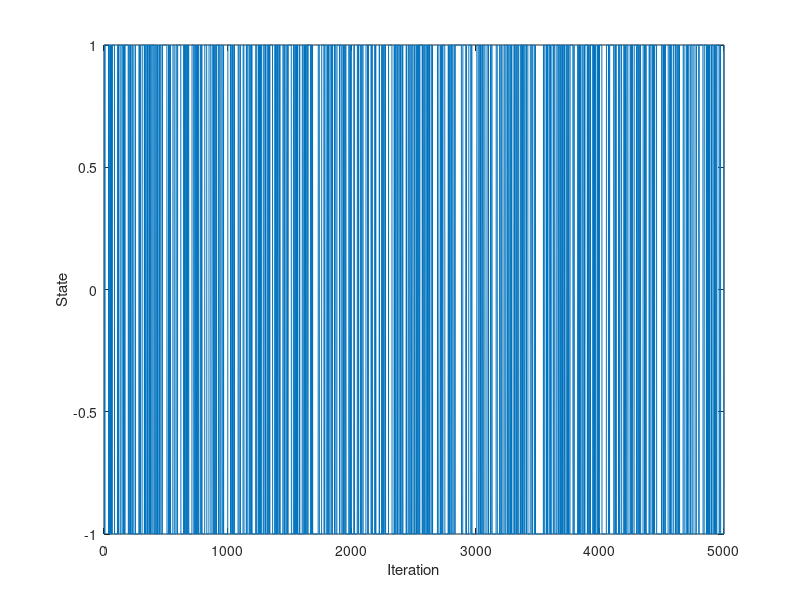

Reproduce this figure in MATLAB. (Note: this script raises an error after producing the figure.)
%
% Time series analysis
% Computer exercise 3  X
%
%
clear; 
close all;
% addpath('functions', '/data')     % Add this line to update the path
addpath('../functions', '../data')     % Add this line to update the path (Hanna)

%% Prep 1 - Kalman

% The Kalman filter

% Simulate N samples of a process to test our code
N = 1000;
A_sim = [1 -1.79 0.84];
e = 0.1*randn(N,1);
y = filter(A_sim, 1, e); % y is our simulated data (tested via pzmap that we got the poles in the right places)

% Define the state space equations
A = eye(2);
Re = [1e-6 0; 0 1e-6]; % State covariance matrix (We suspect zero values for parameters that don't change over time)
Rw = 0; % Observation variance, we think 0 for simulated data

% Set some initial values
xt_t1 = [0 0]'; % Initial state values: m0, expected value of x1 (WE CHANGED FROM xtt_1)
Rxx_1 = 10 * eye(2); % Initial state variance: Var X1, large V0 --> small trust in initial values

% Vectors to store values in
Xsave = zeros(2,N); % Stored states: For an AR(2) we have two hidden states, a1 and a2
ehat = zeros(1,N); % Prediction residual
yt1 = zeros(1,N); % One step prediction
yt2 = zeros(1,N); % Two step prediction

% The filter uses data up to time t-1 to predict value at t, then update
% using the prediction error. We start from t = 3, because we don't have
% the y values for t-3. We also stop at N - 2 as we don't have the true
% y-values for e.g. N + 1. 

for t=3:N-2
    Ct = [-y(t-1) -y(t-2)]; % C_{t | t-1}
    yhat(t) = Ct * xt_t1; % y_t{t | t-1}
    ehat(t) = y(t) - yhat(t); % e_t = y_t - y_{t | t-1}

    % Update
    Ryy = Ct * Rxx_1 * Ct' + Rw; % R^{yy}_{t | t-1}
    Kt = Rxx_1 * Ct' / Ryy; % K_t = Rxx{t| t-1} * Ct' * Ryy{t | t-1}
    xt_t = xt_t1 + Kt*ehat(t); %x_{t | t}
    Rxx = Rxx_1 - Kt * Ct * Rxx_1; % R^{xx}_{t | t}

    % Predict the next state
    xt_t1 = A * xt_t; % x_{t+1 | t}, don't forget to add B and U if needed
    Rxx_1 = A * Rxx * A' + Re; % R^{xx}_{t+1 | t}

    Xsave(:,t) = xt_t;

end

%% Prep 2 - Markov chain
clc;
close all;

% Simulate u_t where u_t is a Markov chain

% Define transition probabilities
p11 = 7/8;
p22 = 7/8;
p12 = 1/8;
p21 = 1/8; 

% Set number of interations
n = 5000;

% Preallocate a vector to store the states of the chain
u = zeros(1,n);

%Initialize state of the chain
state = 1;

% Simulate the chain
for t = 1:n
    u(t) = state; 

    % Draw a random number 
    r = rand();

    % Given state 1, transition to state 1 with prob p11
    % Given state 1, transition to state 2 with prob p12
    if state == 1 && r < p11
        state = 1; 
    elseif state == 1 && r >= p11
        state = -1;

    % Given state 2, transition to state 1 with prob p21
    % Given state 2, transition to state 2 with prob p22
    elseif state == -1 && r < p21
        state = 1;
    elseif state == -1 && r >= p21
        state = -1;

    end
end

% Plot state of chain at each iteration
plot(u)
xlabel('Iteration')
ylabel('State')

%% 2.1.1 Recursive least squares

load tar2.dat %AR(2) with one time-dependent param and one constant

load thx.dat %The correct parameter trajectories

figure(1);
subplot(211);
plot(tar2)
subplot(212);
plot(thx);


%% 2.1.2 Recursive estimation of A(z)
clc; 
close all; 


X = recursiveAR(2); %Already implemented algorithm recursive AR
X.ForgettingFactor = 0.9; %Setting values for parts of the algo, lambda here
X.InitialA = [1 0 0]; %Initial values of A here

for kk=1:length(tar2)
    [Aest(kk,:), yhat(kk)] = step(X, tar2(kk));
end

%Testing different values for lamdba and plotting the result -- lambda 0.9
%seems to be the best, but very volatile estimate. 

%Question: Why do we get a lower value with lambda 1 than what we should
%expect? 
figure(1);
subplot(211);
plot(Aest(:,2:3))
subplot(212);
plot(thx);

%% 2.1.3 Finding optimal lambda via least squares
clc; 
close all;

n = 100;
lambda_line = linspace(0.85,1,n); %Creating a row vector of n different lambdas between 0.85 and 1
ls2 = zeros(n,1); %Initial ls estimator
yhat = zeros(n,1); %Storage for yhat

for i = 1:length(lambda_line) %Re-run the algorithm for all different lambda estimates
    reset(X);
    X.ForgettingFactor = lambda_line(i);
    X.InitialA = [1 0 0];
    for kk = 1:length(tar2)
        [~, yhat(kk)] = step(X,tar2(kk)); 
    end
    ls2(i) = sum((tar2-yhat).^2); %Saving the least square term for each lambda

end

plot(lambda_line,ls2) %The best lambda will have the lowest ls2 value
[minls2, minindex] = min(ls2);
minlambda = lambda_line(minindex)

%% 2.2 Kalman filtering of time series
clc; 
close all;

% The Kalman filter
N = length(tar2);
y = tar2;

% Define the state space equations
A = eye(2);
Re = [0.004 0; 0 0]; % State covariance matrix (zero values for parameters that don't change over time)
Rw = 1.25; % Observation variance, we think 0 for simulated data

% Set some initial values
xt_t1 = [0 0]'; % Initial state values: m0, expected value of x1 (WE CHANGED FROM xtt_1)
Rxx_1 = 10 * eye(2); % Initial state variance: Var X1, large V0 --> small trust in initial values

% Vectors to store values in
Xsave = zeros(2,N); % Stored states: For an AR(2) we have two hidden states, a1 and a2
ehat = zeros(1,N); % Prediction residual
yt1 = zeros(1,N); % One step prediction
yt2 = zeros(1,N); % Two step prediction

% The filter uses data up to time t-1 to predict value at t, then update
% using the prediction error. We start from t = 3, because we don't have
% the y values for t-3. We also stop at N - 2 as we don't have the true
% y-values for e.g. N + 1. 

for t=3:N %Note that we're not using N-2 here. Why? 
    Ct = [-y(t-1) -y(t-2)]; % C_{t | t-1}
    yhat(t) = Ct * xt_t1; % y_t{t | t-1}
    ehat(t) = y(t) - yhat(t); % e_t = y_t - y_{t | t-1}

    % Update
    Ryy = Ct * Rxx_1 * Ct' + Rw; % R^{yy}_{t | t-1}
    Kt = Rxx_1 * Ct' / Ryy; % K_t = Rxx{t| t-1} * Ct' * Ryy{t | t-1}
    xt_t = xt_t1 + Kt*ehat(t); %x_{t | t}
    Rxx = Rxx_1 - Kt * Ct * Rxx_1; % R^{xx}_{t | t}

    % Predict the next state
    xt_t1 = A * xt_t; % x_{t+1 | t}, don't forget to add B and U if needed
    Rxx_1 = A * Rxx * A' + Re; % R^{xx}_{t+1 | t}

    Xsave(:,t) = xt_t;

end

figure(1);
subplot(211);
plot(Xsave')
subplot(212);
plot(thx);

%% 2.3 Using Kalman filter for 2-step prediction
close all;

% Simulating data
rng(0);
N = 10000;
ee = 0.1*randn(N,1);
A0 = [1 -0.8 0.2];
y = filter(1, A0, ee);

% Define the state space equations.
A = eye(2);
Re = [1e-7 0; 0 1e-7];
Rw = 0.1; %We got a better predictions with Rw = 1 and 10. 

% Set some initial values
xt_t1 = [0 0]'; % Initial state values: m0, expected value of x1 (WE CHANGED FROM xtt_1)
Rxx_1 = 10 * eye(2); % Initial state variance: Var X1, large V0 --> small trust in initial values

% Vectors to store values in
Xsave = zeros(2,N); % Stored states: For an AR(2) we have two hidden states, a1 and a2
ehat = zeros(1,N); % Prediction residual
yt1 = zeros(1,N); % One step prediction
yt2 = zeros(1,N); % Two step prediction

% The filter uses data up to time t-1 to predict value at t, then update
% using the prediction error. We start from t = 3, because we don't have
% the y values for t-3. We also stop at N - 2 as we don't have the true
% y-values for e.g. N + 1. 

for t=3:N-2 %Why N-2 and not -1?
    Ct = [-y(t-1) -y(t-2)]; % C_{t | t-1}
    yhat(t) = Ct * xt_t1; % y_t{t | t-1}
    ehat(t) = y(t) - yhat(t); % e_t = y_t - y_{t | t-1}

    % Update
    Ryy = Ct * Rxx_1 * Ct' + Rw; % R^{yy}_{t | t-1}
    Kt = Rxx_1 * Ct' / Ryy; % K_t = Rxx{t| t-1} * Ct' * Ryy{t | t-1}
    xt_t = xt_t1 + Kt*ehat(t); %x_{t | t}
    Rxx = Rxx_1 - Kt * Ct * Rxx_1; % R^{xx}_{t | t}

    % Predict the next state
    xt_t1 = A * xt_t; % x_{t+1 | t}, don't forget to add B and U if needed
    Rxx_1 = A * Rxx * A' + Re; % R^{xx}_{t+1 | t}

    % Form 2-step prediction
    Ct1 = [-y(t) -y(t-1)]; % C_{t+1 | t}
    yt1(t+1) = Ct1 * xt_t; % y_{t+1 | t} = C_{t+1|t} x_{t|t}, %this holds as 
    % x_t is assumed to be constant over time, 
    % i.e. the parameters are not changing in this case

    Ct2 = [-yt1(t+1) -y(t)]; %C_{t+2 | t} %Why does this work - having yt1 here?
    yt2(t+2) = Ct2 * xt_t; % y_{t+2|t} = C_{t+2|t} x_{t|t}
    
    Xsave(:,t) = xt_t;

end

figure(1)
plot(y(end-100-2:end-2))
hold on
plot(yt1(end-100-1:end-1),'g')
plot(yt2(end-100:end),'r')
hold off
legend('y', 'k=1', 'k=2')

figure(2)
plot(Xsave')

%Compute sum of ehat for last 200 samples, why not all? 
sum(ehat(end-200:end))
ehat1 = y(2:end)' - yt1(1:end-1);
ehat2 = y(3:end)' - yt2(1:end-2);
ehat1_sumsq = sum(ehat1(end-200:end).^2)
ehat2_sumsq = sum(ehat2(end-200:end).^2)

%% 2.4 Quality control of a process - simulate the process

% Initial values
b = 20;
sigma2e = 1;
sigma2v = 4;
N = 5000;
rng(0);

% Simulate x as an AR(1)
e = sqrt(sigma2e)*randn(N,1);
A = [1 -1];
x = filter(1, A, e);

% Simulate y = x + bu + v
v = sqrt(sigma2v)*randn(N,1);
y = zeros(N,1);

for t = 1:N
    y(t) = x(t) + b*u(t) + v(t);
end

%% 2.4 Continued, find x and b

% Define the state space equations.
A = eye(2);
Re = [1e-2 0; 0 0];
Rw = 1; 

% Set some initial values
xt_t1 = [0 15]'; % Initial state values
Rxx_1 = 10 * eye(2); % Initial state variance: Var X1, large V0 --> small trust in initial values

% Vectors to store values in
Xsave = zeros(2,N); % Stored states: For an AR(2) we have two hidden states, a1 and a2
ehat = zeros(1,N); % Prediction residual

for t=2:N
    Ct = [1 u(t)]; % C_{t | t-1}
    yhat(t) = Ct * xt_t1; % y_t{t | t-1} SHOULD WE INCORPORATE Vt?
    ehat(t) = y(t) - yhat(t); % e_t = y_t - y_{t | t-1}

    % Update
    Ryy = Ct * Rxx_1 * Ct' + Rw; % R^{yy}_{t | t-1}
    Kt = Rxx_1 * Ct' / Ryy; % K_t = Rxx{t| t-1} * Ct' * Ryy{t | t-1}
    xt_t = xt_t1 + Kt*ehat(t); %x_{t | t}
    Rxx = Rxx_1 - Kt * Ct * Rxx_1; % R^{xx}_{t | t}

    % Predict the next state
    xt_t1 = A * xt_t; % x_{t+1 | t}, don't forget to add B and U if needed
    Rxx_1 = A * Rxx * A' + Re; % R^{xx}_{t+1 | t}
    
    Xsave(:,t) = xt_t;

end

figure(1);
subplot(211);
plot(Xsave')
subplot(212);
plot(x);
yline(b);

%% 2.5 Recursive temperature modelling - Plot the data
close all;
clc;
clear;

load svedala94.mat

% Plot the data
figure(1)
y = svedala94;
plot(y)
figure(2)
y = svedala94;
T1 = linspace(datenum(1994,1,1),datenum(1994,12,31), length(svedala94)); % Get months on x-axis
plot(T1,y);
datetick('x');
title('Raw data')

%% 2.5.1 Recursive temperature modelling - Differentiate
close all; 

% Remove seasonality
D = [1 zeros(1,5) -1];
y_d = filter(D, 1, y); % Differentiate temperature with nabla 6
y_d = y_d(length(D):end); % Remove initial samples
T = linspace(datenum(1994,1,1),datenum(1994,12,31),length(y_d)); % Get months for x-axis

%Plot the data
figure(2)
plot(T,y_d)
datetick('x');
title('Differentiated data')

%% 2.5.2 Recursive temperature modelling - Fit ARMA
close all; 

% Fit ARMA(2,2) Do this for (i) entire year, (ii) January to March, (iii) June to August 
th = armax(y_d ,[2 2]);
th_winter = armax( y_d(1:540) ,[2 2]);
th_summer = armax( y_d(907:1458) ,[2 2]);

present(th)
present(th_winter)
present(th_summer) % Ma(2) not significant, much higher FPE

%% 2.5.3 recursiveARMA

% Polynomials from 2.5.2 
X = recursiveARMA([2 2]);
X.InitialA = [1 th_winter.A(2:end)];        % Use the parameters from winter as initial guess
X.InitialC = [1 th_winter.C(2:end)];        % Use the parameters from winter as initial guess
X.ForgettingFactor = 0.99;
for k=1:length( y_d )
    [Aest(k,:) ,Cest(k,:) ,yhat(k)] = step( X, y_d(k) );
end

subplot 311
plot(T1, svedala94 );
datetick( 'x')
subplot 312
plot(Aest(: ,2:3))
hold on
plot(repmat(th_winter.A(2:end),[length(y_d) 1]),'g:'); 
plot(repmat(th_summer.A(2:end),[length(y_d) 1]),'r:'); 
axis tight
title('A est')
hold off
subplot 313 
plot(Cest(:,2:3))
hold on
plot(repmat(th_winter.C(2:end),[length(y_d) 1]),'g:'); 
plot(repmat(th_summer.C(2:end),[length(y_d) 1]),'r:'); 
axis tight
title('C est')
hold off

% Does it converge to the same values as 
% A polynomial close to summer polynomial during months and converges to
% winter polynomial in the end
% C polynomial is not as good during summer months - makes sense as this
% was not that good of a model (high FPE)
% Yes th_winter and th_summer seem to be different proceess

%% 2.6 Recursive temperature modeling, ARMAX
clear; 
close all; 

% Looking at one part of data and removing the (constant) mean 
load svedala94
y = svedala94(850:1100);
figure(1)
plot(y)
axis tight
y_m = y - mean(y);
figure(2)
plot(y_m)
axis tight

%% 2.6.2 Signusoidal input ARMAX
close all;
% Instead of differentiation will use sinusoidal signal as input. 
% since the phase of the oscillation is unknown, we will use a combination 
% of a sine and a cosine signals.

t = (1:length(y_m))';
U = [sin(2*pi*t/6) cos(2*pi*t/6)];
% U = [sin(2*pi*t/6)];
Z = iddata(y_m,U);          % Data object of the data and the sinusoidal signal (input and data)
model = [3 [1 1] 4 [0 0]];  
% model = [3 [1] 4 [0]];   
       % [na [nb1 nb2] nc [nk1 nk2]];     
       % nb is coefficent before input signal (here cosinus and sinus)
       % nk is the shift (in this calse zero) 

% Estimate the coefficients for the sines and cosines 
thx = armax(Z,model);

hold on
plot(y_m)
plot(U.*cell2mat(thx.b)) % Plotting the seasonal function
% plot(U.*thx.b) % Plotting the seasonal function
axis tight
hold off 

%% 2.6.3 Varying mean - Signusoidal input ARMAX
close all; 

U = [sin(2*pi*t/6) cos(2*pi*t/6) ones(size(t))]; % the ones are for removing the mean 
Z = iddata(y_m, U);   % data and input data
m0 = [thx.A(2:end) cell2mat(thx.B) 0 thx.C(2:end)];  % is the 0 for adding one more input? 
Re = diag([0 0 0 0 0 1 0 0 0 0]); % only time dependent coefficient is the mean,
                                 % if lth diagonal index of Re is non-zero, 
                                 % it is assumed to vary over time, otherwise not.
model = [3 [1 1 1] 4 0 [0 0 0] [1 1 1]];    % here nk is 1 1 1 insted of 0  as given in instructions (limitations in rpem)
[thr, yhat] = rpem(Z, model, 'kf', Re, m0);

%% 2.6.4 Construct part of the temperature that is due to the varying mean and sine/cosine signals 
close all; 

m = thr(:,6);       % our varying mean
a = thr(end,4);     % converged value of sinuscoefficient
b = thr(end,5);     % converged value of cosinuscoefficient
y_mean = m + a*U(:,1)+b*U(: ,2); 
y_mean = [0; y_mean(1:end-1)];

hold on
plot(y_m)
plot(y_mean)
hold off

%% 2.6.5 Modelling using entire year
clear;
close all; 
load svedala94.mat;
y = svedala94; 
y = y-y(1);

% Remove seasonality (from 2.5)
% D = [1 zeros(1,5) -1];
% y_d = filter(D, 1, y); % Differentiate temperature with nabla 6
% y_d = y_d(length(D):end); % Remove initial samples

%% 2.6.5 Create Initial model (to get starting values, now constant mean) 
t = (1:length(y))';
U = [sin(2*pi*t/6) cos(2*pi*t/6)];
Z = iddata(y,U);          % Data object of the data and the sinusoidal signal (input and data)
model = [3 [1 1] 4 [0 0]];  

thx = armax(Z,model);     % Estimate the coefficients for the sines and cosines 

hold on
plot(y)
plot(U.*cell2mat(thx.b))  % Plotting the seasonal function
axis tight
hold off  

%% 2.6.5 Kalman filtering for varying the mean 
close all;
t = (1:length(y))';     % as above
U = [sin(2*pi*t/6) cos(2*pi*t/6) ones(size(t))]; % the ones are for removing the mean 
Z = iddata(y, U);   % data and input data
m0 = [thx.A(2:end) cell2mat(thx.B) 0 thx.C(2:end)];  % is the 0 for adding one more input? 
Re = diag([0 0 0 0 0 1 0 0 0 0]); 
model = [3 [1 1 1] 4 0 [0 0 0] [1 1 1]];    % here nk is 1 1 1 insted of 0  as given in instructions (limitations in rpem)
[thr, yhat] = rpem(Z, model, 'kf', Re, m0);

%% 2.6.5 Construct part of the temperature that is due to the varying mean and sine/cosine signals 
close all; 

m = thr(:,6);       % our varying mean
a = thr(end,4);     % converged value of sinuscoefficient
b = thr(end,5);     % converged value of cosinuscoefficient
y_mean = m + a*U(:,1)+b*U(: ,2); 
y_mean = [0; y_mean(1:end-1)];

hold on
plot(y)
plot(y_mean)
hold off
